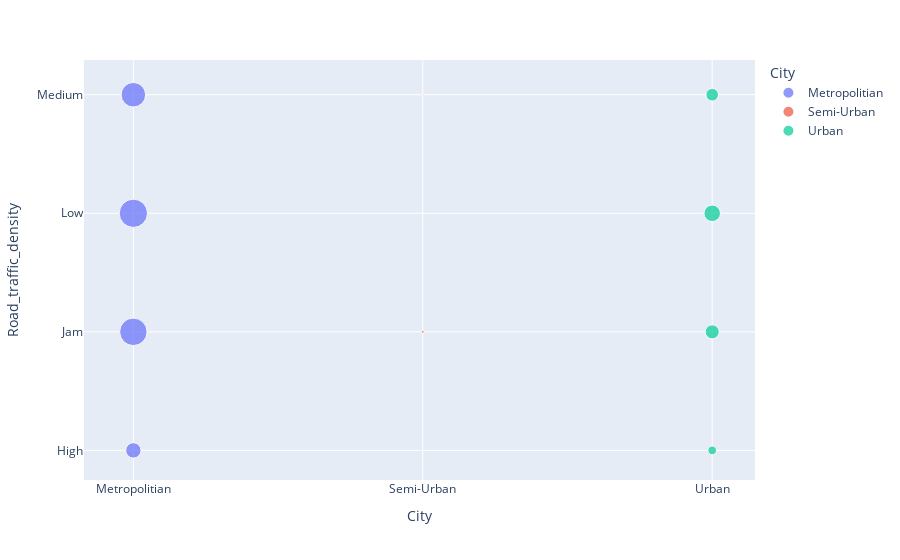

The notebook cell saved with this chart:
### Markdown cell above
4. Comparação do volume de pedidos por cidade e tipo de tráfego.

### Code cell
df_aux = df1.loc[: , ['ID','City', 'Road_traffic_density']].groupby(['City', 'Road_traffic_density']).count().reset_index()

px.scatter(df_aux, x='City', y='Road_traffic_density',size='ID',color='City')

### Figure 1 — Plotly figure (JSON) as saved in the notebook; plotly's stock layout.template omitted (floating-point values rounded to 4 significant figures)
{"data": [{"hovertemplate": "City=%{x}<br>Road_traffic_density=%{y}<br>ID=%{marker.size}<extra></extra>", "legendgroup": "Metropolitian", "marker": {"color": "#636efa", "size": [307, 979, 1037, 782], "sizemode": "area", "sizeref": 2.592, "symbol": "circle"}, "mode": "markers", "name": "Metropolitian", "orientation": "v", "showlegend": true, "type": "scatter", "x": ["Metropolitian", "Metropolitian", "Metropolitian", "Metropolitian"], "xaxis": "x", "y": ["High", "Jam", "Low", "Medium"], "yaxis": "y"}, {"hovertemplate": "City=%{x}<br>Road_traffic_density=%{y}<br>ID=%{marker.size}<extra></extra>", "legendgroup": "Semi-Urban", "marker": {"color": "#EF553B", "size": [1, 11, 3], "sizemode": "area", "sizeref": 2.592, "symbol": "circle"}, "mode": "markers", "name": "Semi-Urban", "orientation": "v", "showlegend": true, "type": "scatter", "x": ["Semi-Urban", "Semi-Urban", "Semi-Urban"], "xaxis": "x", "y": ["High", "Jam", "Medium"], "yaxis": "y"}, {"hovertemplate": "City=%{x}<br>Road_traffic_density=%{y}<br>ID=%{marker.size}<extra></extra>", "legendgroup": "Urban", "marker": {"color": "#00cc96", "size": [97, 257, 355, 205], "sizemode": "area", "sizeref": 2.592, "symbol": "circle"}, "mode": "markers", "name": "Urban", "orientation": "v", "showlegend": true, "type": "scatter", "x": ["Urban", "Urban", "Urban", "Urban"], "xaxis": "x", "y": ["High", "Jam", "Low", "Medium"], "yaxis": "y"}], "layout": {"legend": {"itemsizing": "constant", "title": {"text": "City"}, "tracegroupgap": 0}, "margin": {"t": 60}, "xaxis": {"anchor": "y", "categoryarray": ["Metropolitian", "Semi-Urban", "Urban"], "categoryorder": "array", "domain": [0, 1], "title": {"text": "City"}}, "yaxis": {"anchor": "x", "domain": [0, 1], "title": {"text": "Road_traffic_density"}}}}
